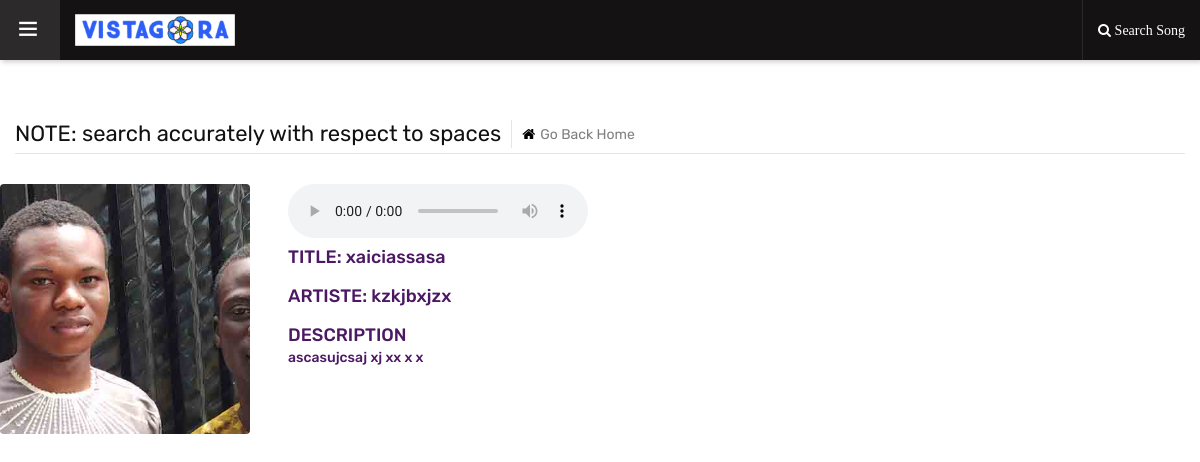
Screenshot of /vista-gora/search-course11/jbkcksa with the database file from the repository.
### ourapp/models.py (models this page shows, shortened)
class Audio(models.Model):
    artiste = models.CharField(max_length=100)
    identification_code= models.CharField(max_length=30,unique=True)
    title= models.CharField(max_length=30)
    description= models.TextField(max_length=300)
    audio_file= models.FileField(upload_to="audio")
    cover_picture= models.FileField(upload_to="cover_picture")

### ourapp/views.py (the view)
# urls.py: path("vista-gora/search-course11/<str:tok>", views.search_course11, name="search_course11"),
def search_course11(request,tok):
        try:
            if request.method=="POST":
                tok=request.POST.get("qq")
                cont = Audio.objects.all()
                tok = tok.upper()
                got2 = None
                try:
                    got2 = []
                    for i in cont:
                        toU=str(i.title)
                        if tok == toU.upper():
                            got2.append(i.identification_code)
                    print(got2)
                    return render(request, "search_course11.html", {"tok": tok, "got": cont,"got2":got2})
                except:
                    return render(request, "search_course11.html", {"tok": tok, "cont": cont, "ck": False})
            else:
                cont=Audio.objects.all()
                try:
                    got = Audio.objects.get(identification_code=tok)
                    return render(request, "search_course11.html", {"tok": tok, "got": got, "ck": True})
                except:
                    return render(request, "search_course11.html", {"tok": tok, "cont": cont,"ck":False})
        except:
            try:
                tok=None
                return render(request, "search_course11.html", {"tok": tok, "cont": cont, "ck": False})
            except:
                return HttpResponse("Your Search input was Empty")

### ourapp/templates/search_course11.html (shortened to what this page needs)
{% load static %}
<!DOCTYPE html>
<html lang="en">
<head>
	<link rel="stylesheet" type="text/css" href="{% static 'admin/assets/css/assets.css' %}">
	<link rel="stylesheet" type="text/css" href="{% static 'admin/assets/vendors/calendar/fullcalendar.css' %}">
	<link rel="stylesheet" type="text/css" href="{% static 'admin/assets/css/typography.css' %}">
	<link rel="stylesheet" type="text/css" href="{% static 'admin/assets/css/shortcodes/shortcodes.css' %}">
	<link rel="stylesheet" type="text/css" href="{% static 'admin/assets/css/style.css' %}">
	<link rel="stylesheet" type="text/css" href="{% static 'admin/assets/css/dashboard.css' %}">
	<link class="skin" rel="stylesheet" type="text/css" href="{% static 'admin/assets/css/color/color-1.css' %}">
</head>
<body class="ttr-opened-sidebar ttr-pinned-sidebar">
	<header class="ttr-header">
		<div class="ttr-header-wrapper">
			<div class="ttr-toggle-sidebar ttr-material-button">
				<i class="ti-menu ttr-close-icon"></i>
			</div>
			<div class="ttr-logo-box">
				<div>
					<a href="{% url 'index' %}" class="ttr-logo">
						<img class="ttr-logo-desktop" alt="" src="{% static 'admin/assets/images/logo-white.png' %}" width="160" height="27">
					</a>
				</div>
			</div>
			<div class="ttr-header-right ttr-with-seperator">
				<ul class="ttr-header-navigation">
					<li>
						<a href="#" class="ttr-material-button ttr-search-toggle"><i class="fa fa-search"> Search Song</i></a>
					</li>
				</ul>
			</div>
		</div>
	</header>
	<h6 class="ttr-wrapper">
		<div class="container-fluid">
			<div class="db-breadcrumb">
				<h4 class="breadcrumb-title">NOTE: search accurately with respect to spaces</h4>
				<ul class="db-breadcrumb-list">
					<li><a href="{% url 'index' %}"><i class="fa fa-home"></i>Go Back Home</a></li>
				</ul>
			</div>
		</div>
	</h6>
	<div >
		{% if ck %}
					<ul>
						<div class="card-courses-list admin-courses">
							<div class="card-courses-media">
								<img src="{{got.cover_picture.url}}" alt=""/>
							</div>
							<div class="card-courses-full-dec givepad">
								<div class="card-courses-title">
									<audio controls controlsList="nodownload" contenteditable="false" autoplay loop>
									   <source src="{{got.audio_file.url}}" type="audio/mpeg" class="givepad centerad">
									</audio>
									<h4><span><h5 class="text-primary bgsong">TITLE: {{got.title}}</h5></span></h4>
									<h4><span><h5 class="text-primary">ARTISTE: {{got.artiste}}</h5></span></h4>
								</div>
								<div class="row card-courses-dec">
									<div class="col-md-12">
										<h4><span><h5 class="text-primary">DESCRIPTION <p>{{got.description}}</p></h5></span></h4>
									</div>
								</div>
							</div>
						</div>
					</ul>
		{% else %}
			{% if not got2 %}
				<h4 class="center">No Result Found</h4>
			{% endif %}
		{% endif %}
</body>
</html>

### staticfiles/admin/assets/css/typography.css (style rules this page uses)
body { background-color: #fff; font-family: Rubik; font-size: 16px; font-weight: 400; color:#505050; padding: 0; margin: 0; overflow-x: hidden; -webkit-font-smoothing: antialiased; font-smoothing: antialiased; -moz-osx-font-smoothing: grayscale; scroll-behavior: smooth; }
a { color: #6f6f6f; outline: 0 none; text-decoration: none; }
img { border-style: none; height: auto; max-width: 100%; vertical-align: middle; }
section, article, aside, details, figcaption, figure, footer, header, hgroup, main, menu, nav, summary { display: block; }
p, address, pre, hr, ul, ol, dl, dd, table { margin-bottom: 24px; }
p { line-height: 28px; margin-bottom: 24px; }
h1, h2, h3, h4, h5, h6 { color: #111111; font-family: rubik; margin-top:0; }
h4 { font-size: 22px; line-height: 28px; margin-bottom: 15px; font-weight: 500; }
h5 { font-size: 18px; line-height: 24px; margin-bottom: 10px; font-weight: 500; }
h6 { font-size: 16px; line-height: 22px; margin-bottom: 10px; font-weight: 500; }
dl, ul, ol { list-style-position: outside; padding: 0; }
ul, ol { margin-bottom: 24px; }
ul li, ol li { padding: 0; }
.givepad { padding-right: 8px; padding-left: 8px; }

### staticfiles/admin/assets/css/style.css (style rules this page uses)
.givepad { padding-right: 8px; padding-left: 8px; }

### staticfiles/admin/assets/css/color/color-1.css (style rules this page uses)
:root { --primary: #4c1864; --sc-primary: #4d0a91; }
a,.text-primary,.primary li:before,.menu-links .nav > li.active > a,.menu-links .nav > li:hover > a,.menu-links .nav > li .mega-menu > li ul a:hover,.menu-links .nav > li .sub-menu li:hover > a,footer a:active,footer a:focus,footer a:hover,footer h1 a,footer h2 a,footer h3 a,footer h4 a,footer h5 a,footer h6 a,footer p a,.testimonial-1 .testimonial-position,.acod-head a:after,.acod-head a,.acod-head a:hover,.acod-head a.collapsed:hover,.ttr-tabs .nav-tabs > li > a i,h1 a:hover,h2 a:hover,h3 a:hover,h4 a:hover,h5 a:hover,h6 a:hover,.btn.outline,.btn-link:hover { color: #4c1864; }
.ttr-notify-header::after,.widget-bg1,.ttr-search-bar,.ttr-header,.ovpr-dark:after, .pricingtable-main,.account-head:after { background: #4c1864; background: -moz-linear-gradient(45deg, rgb(0, 0, 0) 0%,rgb(0, 0, 0) 100%); background: -webkit-linear-gradient(45deg, rgb(0, 0, 0) 0%,rgb(0, 0, 0) 100%); background: linear-gradient(45deg, rgb(20, 18, 18) 0%,rgb(20, 18, 18) 100%); filter: progid:DXImageTransform.Microsoft.gradient( startColorstr='#4c1864', endColorstr='#3f189a',GradientType=1 ); }

### staticfiles/admin/assets/css/shortcodes/form.css (style rules this page uses)
a, .ttr-box, .btn, .form-control, .ov-box, .overlay-icon li a i, .feature-box-xl, .feature-box-lg, .feature-box-md, .feature-box-sm, .feature-box-xs, .navbar-toggler, .menu-logo, .menu-links .nav > li > a, .secondary-menu { -webkit-transition: all 0.2s linear; -moz-transition: all 0.2s linear; -ms-transition: all 0.2s linear; -o-transition: all 0.2s linear; transition: all 0.2s linear; }

### rows the page displays
Audio: cover_picture (picture), title "xaiciassasa", artiste "kzkjbxjzx", description "ascasujcsaj xj xx x x"
